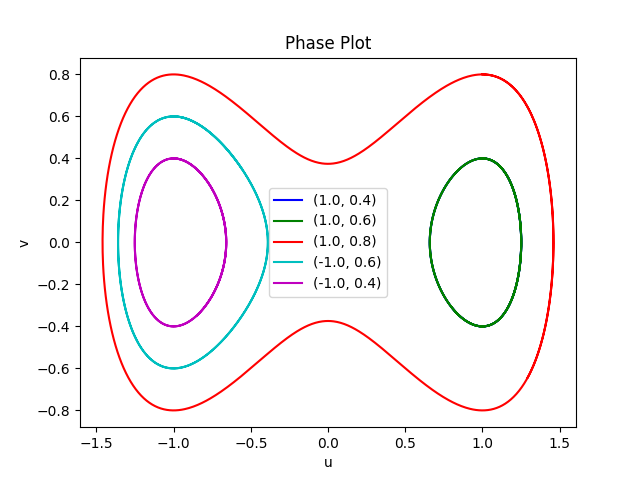

Generate this figure with Python:
import matplotlib.pyplot as plt

def phase_plot():
    colors = ['b', 'g', 'r', 'c', 'm']
    labels = ['(1.0, 0.4)', '(1.0, 0.6)', '(1.0, 0.8)', '(-1.0, 0.6)', '(-1.0, 0.4)']

    for i in range(1, 6):
        filename = f"output{i}.data"
        data = []
        with open(filename, 'r') as file:
            for line in file:
                u, v = map(float, line.split())
                data.append((u, v))

        u_values, v_values = zip(*data)
        plt.plot(u_values, v_values, label=labels[i-1], color=colors[i-1])

    plt.xlabel('u')
    plt.ylabel('v')
    plt.title('Phase Plot')
    plt.legend()
    plt.savefig("phase_plot.png")

if __name__ == "__main__":
    phase_plot()

